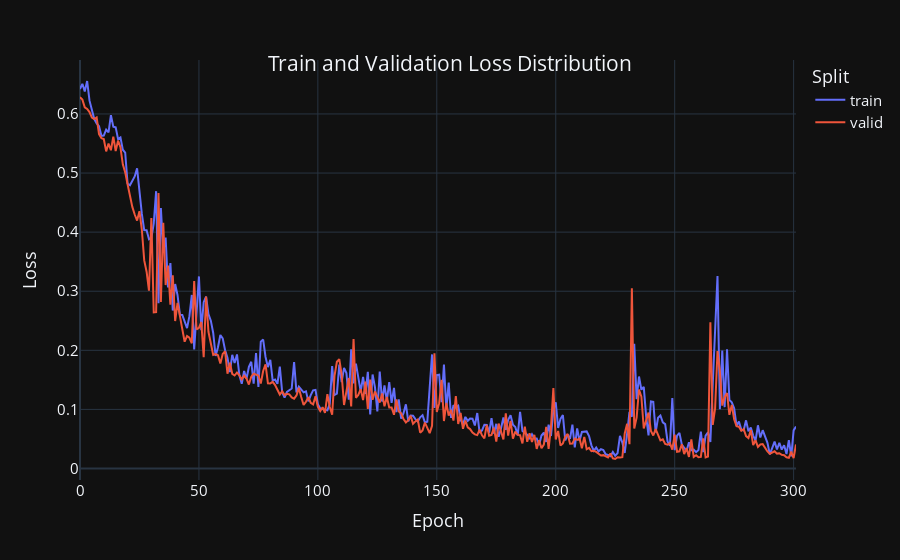
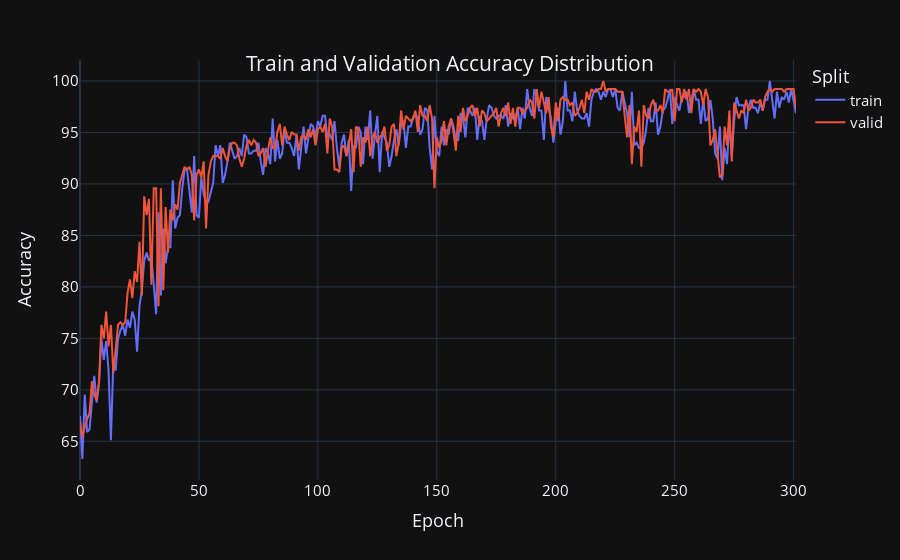
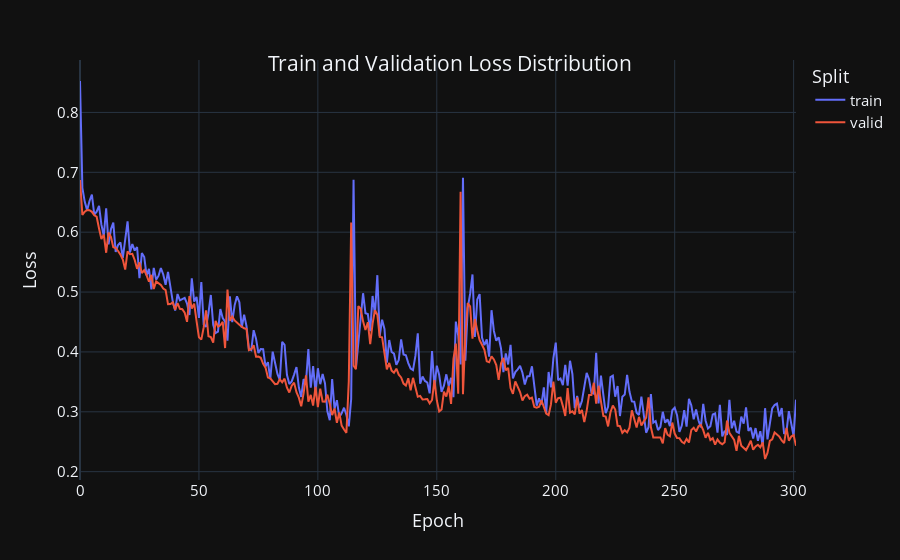
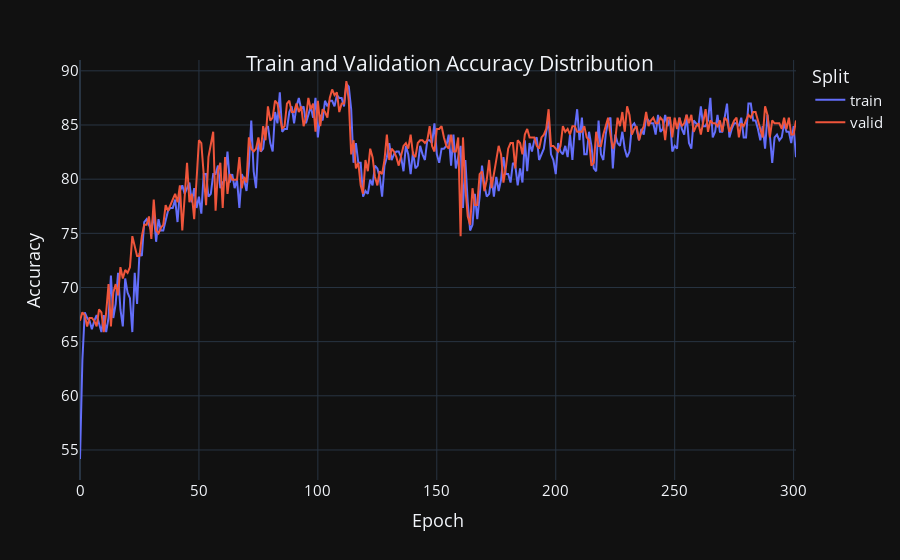

Write notebook code for charts like these, in order.
### Markdown cell above
# Visualize The Results

### Code cell
hyperparams = {
    'dim_h': 64,
    'num_heads': 16,
    'edge_dim': 4,
}

# Models
model_ein = EINModel(**hyperparams)
model_gat = GATModel(**hyperparams)
model_gcn = GCNModel(dim_h=64)

trained_ein = run_experiment(model_ein)
test_model(trained_ein, test_loader)

print('===================================')
trained_gat = run_experiment(model_gat)
test_model(trained_gat, test_loader)
#
print('===================================')
trained_gcn = run_experiment(model_gcn, edge_feature_compact=False)
test_model(trained_gcn, test_loader, edge_feature_compact=False)

### Figure 1 — Plotly figure (JSON) as saved in the notebook; plotly's stock layout.template omitted (floating-point values rounded to 4 significant figures; data arrays with more than 128 entries replaced by an {"elided": "..."} marker saying what was removed)
{"data": [{"hovertemplate": "split=train<br>index=%{x}<br>value=%{y}<extra></extra>", "legendgroup": "train", "line": {"color": "#636efa", "dash": "solid"}, "marker": {"symbol": "circle"}, "mode": "lines", "name": "train", "orientation": "v", "showlegend": true, "x": {"elided": "302 int values"}, "xaxis": "x", "y": {"elided": "302 float values"}, "yaxis": "y", "type": "scatter"}, {"hovertemplate": "split=valid<br>index=%{x}<br>value=%{y}<extra></extra>", "legendgroup": "valid", "line": {"color": "#EF553B", "dash": "solid"}, "marker": {"symbol": "circle"}, "mode": "lines", "name": "valid", "orientation": "v", "showlegend": true, "x": {"elided": "302 int values"}, "xaxis": "x", "y": {"elided": "302 float values"}, "yaxis": "y", "type": "scatter"}], "layout": {"xaxis": {"anchor": "y", "domain": [0.0, 1.0], "title": {"text": "Epoch"}}, "yaxis": {"anchor": "x", "domain": [0.0, 1.0], "title": {"text": "Loss"}}, "legend": {"title": {"text": "Split"}, "tracegroupgap": 0}, "margin": {"t": 60}, "title": {"text": "Train and Validation Loss Distribution", "y": 0.9, "x": 0.5, "xanchor": "center", "yanchor": "top"}, "font": {"size": 15}}}

### Figure 2 — Plotly figure (JSON) as saved in the notebook; plotly's stock layout.template omitted (floating-point values rounded to 4 significant figures; data arrays with more than 128 entries replaced by an {"elided": "..."} marker saying what was removed)
{"data": [{"hovertemplate": "split=train<br>index=%{x}<br>value=%{y}<extra></extra>", "legendgroup": "train", "line": {"color": "#636efa", "dash": "solid"}, "marker": {"symbol": "circle"}, "mode": "lines", "name": "train", "orientation": "v", "showlegend": true, "x": {"elided": "302 int values"}, "xaxis": "x", "y": {"elided": "302 float values"}, "yaxis": "y", "type": "scatter"}, {"hovertemplate": "split=valid<br>index=%{x}<br>value=%{y}<extra></extra>", "legendgroup": "valid", "line": {"color": "#EF553B", "dash": "solid"}, "marker": {"symbol": "circle"}, "mode": "lines", "name": "valid", "orientation": "v", "showlegend": true, "x": {"elided": "302 int values"}, "xaxis": "x", "y": {"elided": "302 float values"}, "yaxis": "y", "type": "scatter"}], "layout": {"xaxis": {"anchor": "y", "domain": [0.0, 1.0], "title": {"text": "Epoch"}}, "yaxis": {"anchor": "x", "domain": [0.0, 1.0], "title": {"text": "Accuracy"}}, "legend": {"title": {"text": "Split"}, "tracegroupgap": 0}, "margin": {"t": 60}, "title": {"text": "Train and Validation Accuracy Distribution", "y": 0.9, "x": 0.5, "xanchor": "center", "yanchor": "top"}, "font": {"size": 15}}}

### Figure 3 — Plotly figure (JSON) as saved in the notebook; plotly's stock layout.template omitted (floating-point values rounded to 4 significant figures; data arrays with more than 128 entries replaced by an {"elided": "..."} marker saying what was removed)
{"data": [{"hovertemplate": "split=train<br>index=%{x}<br>value=%{y}<extra></extra>", "legendgroup": "train", "line": {"color": "#636efa", "dash": "solid"}, "marker": {"symbol": "circle"}, "mode": "lines", "name": "train", "orientation": "v", "showlegend": true, "x": {"elided": "302 int values"}, "xaxis": "x", "y": {"elided": "302 float values"}, "yaxis": "y", "type": "scatter"}, {"hovertemplate": "split=valid<br>index=%{x}<br>value=%{y}<extra></extra>", "legendgroup": "valid", "line": {"color": "#EF553B", "dash": "solid"}, "marker": {"symbol": "circle"}, "mode": "lines", "name": "valid", "orientation": "v", "showlegend": true, "x": {"elided": "302 int values"}, "xaxis": "x", "y": {"elided": "302 float values"}, "yaxis": "y", "type": "scatter"}], "layout": {"xaxis": {"anchor": "y", "domain": [0.0, 1.0], "title": {"text": "Epoch"}}, "yaxis": {"anchor": "x", "domain": [0.0, 1.0], "title": {"text": "Loss"}}, "legend": {"title": {"text": "Split"}, "tracegroupgap": 0}, "margin": {"t": 60}, "title": {"text": "Train and Validation Loss Distribution", "y": 0.9, "x": 0.5, "xanchor": "center", "yanchor": "top"}, "font": {"size": 15}}}

### Figure 4 — Plotly figure (JSON) as saved in the notebook; plotly's stock layout.template omitted (floating-point values rounded to 4 significant figures; data arrays with more than 128 entries replaced by an {"elided": "..."} marker saying what was removed)
{"data": [{"hovertemplate": "split=train<br>index=%{x}<br>value=%{y}<extra></extra>", "legendgroup": "train", "line": {"color": "#636efa", "dash": "solid"}, "marker": {"symbol": "circle"}, "mode": "lines", "name": "train", "orientation": "v", "showlegend": true, "x": {"elided": "302 int values"}, "xaxis": "x", "y": {"elided": "302 float values"}, "yaxis": "y", "type": "scatter"}, {"hovertemplate": "split=valid<br>index=%{x}<br>value=%{y}<extra></extra>", "legendgroup": "valid", "line": {"color": "#EF553B", "dash": "solid"}, "marker": {"symbol": "circle"}, "mode": "lines", "name": "valid", "orientation": "v", "showlegend": true, "x": {"elided": "302 int values"}, "xaxis": "x", "y": {"elided": "302 float values"}, "yaxis": "y", "type": "scatter"}], "layout": {"xaxis": {"anchor": "y", "domain": [0.0, 1.0], "title": {"text": "Epoch"}}, "yaxis": {"anchor": "x", "domain": [0.0, 1.0], "title": {"text": "Accuracy"}}, "legend": {"title": {"text": "Split"}, "tracegroupgap": 0}, "margin": {"t": 60}, "title": {"text": "Train and Validation Accuracy Distribution", "y": 0.9, "x": 0.5, "xanchor": "center", "yanchor": "top"}, "font": {"size": 15}}}
